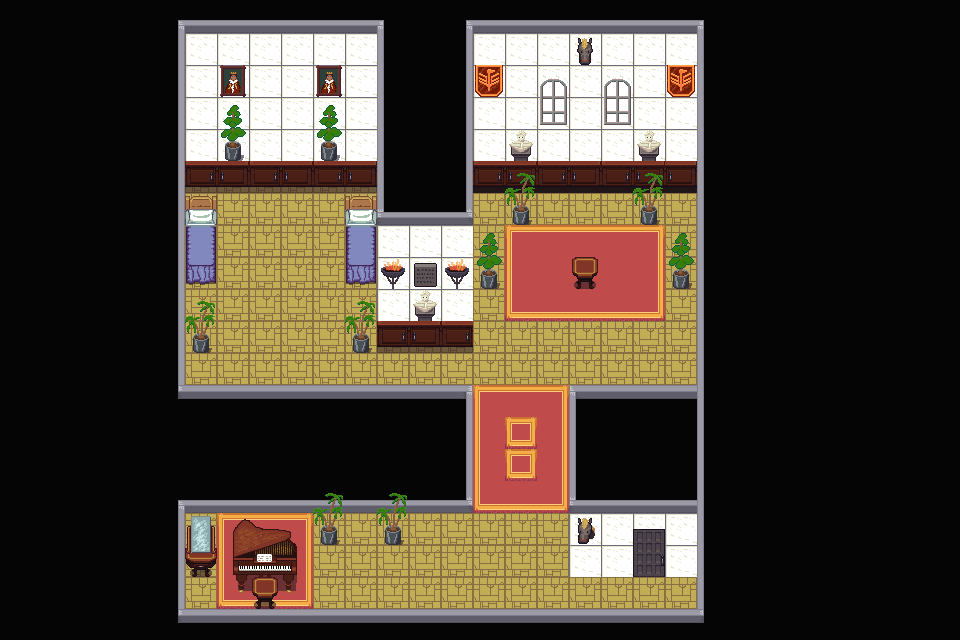

This is a level from a 2D game, rendered from its Tiled map with the project's own tilesets. A one-line summary and the map file follow, with tile-layer data summarised:
An orthogonal 30x20 tile map with 32x32 px tiles, 5 tile layers (Background, Border, Floor, Wallpaper, Pictures, Bed, Shell, Carpet, Derorations, Doors, Piano, ...), 2 tilesets.

<map version="1.5" tiledversion="1.6.0" orientation="orthogonal" renderorder="right-down" width="30" height="20" tilewidth="32" tileheight="32" infinite="0" nextlayerid="6" nextobjectid="1">
 <tileset firstgid="1" source="city_inside.tsx" />
 <tileset firstgid="385" source="interior.tsx" />
 <layer id="1" name="Background" width="30" height="20">
  <data>[600 cells, 600 non-empty, 2 distinct tile ids]</data>
 </layer>
 <layer id="2" name="Border, Floor, Wallpaper" width="30" height="20" offsetx="89.3333" offsety="1.33333">
  <data>[600 cells, 323 non-empty, 14 distinct tile ids]</data>
 </layer>
 <layer id="3" name="Pictures, Bed, Shell, Carpet" width="30" height="20" offsetx="89.3333" offsety="1.33333">
  <data>[600 cells, 77 non-empty, 22 distinct tile ids]</data>
 </layer>
 <layer id="4" name="Derorations, Doors, Piano" width="30" height="20" offsetx="89.3333" offsety="1.33333">
  <data>[600 cells, 37 non-empty, 20 distinct tile ids]</data>
 </layer>
 <layer id="5" name="Piano chair" width="30" height="20" offsetx="89.3333" offsety="1.33333">
  <data>[600 cells, 3 non-empty, 3 distinct tile ids]</data>
 </layer>
</map>
